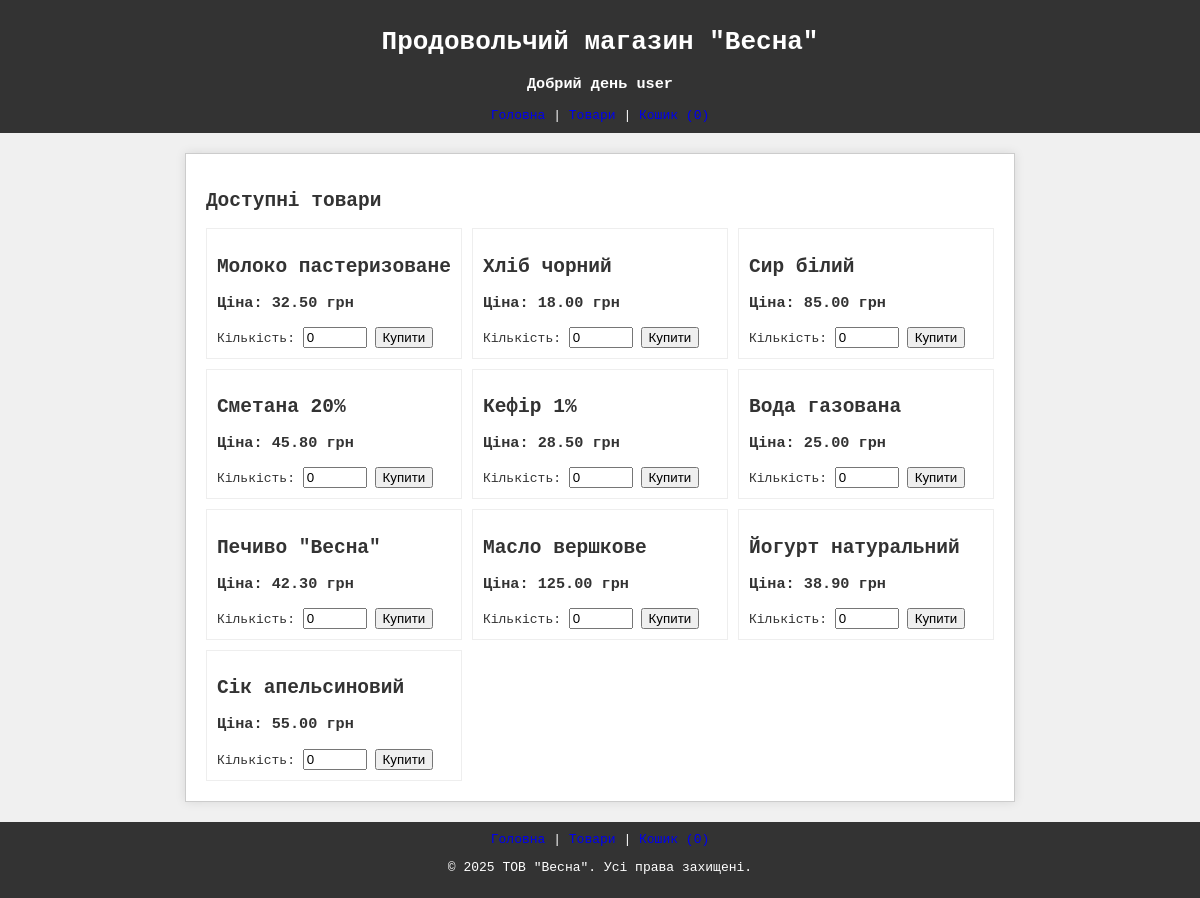
The page /items.php on the database its author committed.
### tables this page shows
CREATE TABLE items (
                    id INTEGER PRIMARY KEY AUTOINCREMENT,
                    name TEXT NOT NULL,
                    price REAL NOT NULL
                );

### DB.php (called while the page is built, shortened)
<?php
class DB
{
    private $pdo;
    public function __construct($db_path)
    {
        try {
            $this->pdo = new PDO("sqlite:" . $db_path);
            $this->pdo->setAttribute(PDO::ATTR_ERRMODE, PDO::ERRMODE_EXCEPTION);
        } catch (PDOException $e) {
            throw new DbException("Connection to DB failed.\nCaused by: " . $e->getMessage());
        }
        try {
            $this->pdo->exec("
                CREATE TABLE IF NOT EXISTS settings (
                    name TEXT,
                    age TEXT
                );
            ");
            if ($this->pdo->query("SELECT COUNT(*) FROM settings;")->fetchColumn() == 0) {
                $this->pdo->exec("INSERT INTO settings (name, age) VALUES ('user', 0);");
            }
        } catch (PDOException $e) {
            throw new DbException("Error initialising settings table.\nCaused by: " . $e->getMessage());
        }
        try {
            $this->pdo->exec("
                CREATE TABLE IF NOT EXISTS items (
                    id INTEGER PRIMARY KEY AUTOINCREMENT,
                    name TEXT NOT NULL,
                    price REAL NOT NULL
                );
            ");
            if ($this->pdo->query("SELECT COUNT(id) FROM items;")->fetchColumn() == 0) {
                $this->pdo->exec("
                    INSERT INTO items (name, price) VALUES ('Молоко пастеризоване', 32.50);
                    INSERT INTO items (name, price) VALUES ('Хліб чорний', 18.00);
                    INSERT INTO items (name, price) VALUES ('Сир білий', 85.00);
                    INSERT INTO items (name, price) VALUES ('Сметана 20%', 45.80);
                    INSERT INTO items (name, price) VALUES ('Кефір 1%', 28.50);
                    INSERT INTO items (name, price) VALUES ('Вода газована', 25.00);
                    INSERT INTO items (name, price) VALUES ('Печиво \"Весна\"', 42.30);
                    INSERT INTO items (name, price) VALUES ('Масло вершкове', 125.00);
                    INSERT INTO items (name, price) VALUES ('Йогурт натуральний', 38.90);
                    INSERT INTO items (name, price) VALUES ('Сік апельсиновий', 55.00);
                ");
            }
        } catch (PDOException $e) {
            throw new DbException("Error initialising items table.\nCaused by: " . $e->getMessage());
        }
        try {
            $this->pdo->exec("
                CREATE TABLE IF NOT EXISTS cart (
                    id INTEGER NOT NULL UNIQUE,
                    count INTEGER NOT NULL,
                    FOREIGN KEY(id) REFERENCES items(id) ON DELETE CASCADE
                );
            ");
        } catch (PDOException $e) {
            throw new DbException("Error initialising cart table.\nCaused by: " . $e->getMessage());
        }
    }
    public function get_items(): array
    {
        try {
            $stmt = $this->pdo->query("SELECT id, name, price FROM items ORDER BY id;");
            return $stmt->fetchAll(PDO::FETCH_ASSOC);
        } catch (PDOException $e) {
            throw new DbException("Error retrieving data from the items table.\nCaused by: " . $e->getMessage());
        }
    }
    public function get_cart_count(): int
    {
        try {
            $stmt = $this->pdo->query("SELECT COALESCE(SUM(count), 0) FROM cart;");
            return (int)$stmt->fetchColumn();
        } catch (PDOException $e) {
            throw new DbException("Error getting cart count.\nCaused by: " . $e->getMessage());
        }
    }
}

### items.php (the view, shortened to what this page needs)
<?php
require_once 'DB.php';
$db = new DB('shop.db');
$items = $db->get_items();
$cart_count = $db->get_cart_count();
?>
<!DOCTYPE html>
<html lang="uk">
<head>
    <link rel="stylesheet" href="style.css">
</head>
<body>
    <header>
        <h1>Продовольчий магазин "Весна"</h1>
        <h3> Добрий день <?php echo $_SESSION['user']['name'] ?> </h3>
        <nav>
            <a href="index.php">Головна</a>
            |
            <a href="items.php">Товари</a>
            |
            <a href="cart.php">Кошик (<?php echo $cart_count ?? 0; ?>)</a>
        </nav>
    </header>
    <div class="container">
        <h2>Доступні товари</h2>
        <div class="product-list">
            <?php foreach ($items as $item): ?>
                <div>
                    <h2><?php echo htmlspecialchars($item['name']); ?></h2>
                    <h3>Ціна: <?php echo number_format($item['price'], 2); ?> грн</h3>
                    <form action="handle_cart.php" method="POST">
                        <label for="quantity_<?php echo htmlspecialchars($item['id']); ?>">Кількість:</label>
                        <input type="number" id="quantity_<?php echo htmlspecialchars($item['id']); ?>" name="quantity" value="0" min="0" max="100">
                        <button type="submit">Купити</button>
                    </form>
                </div>
            <?php endforeach; ?>
        </div>
    </div>
    <footer>
        <nav>
            <a href="index.php">Головна</a>
            |
            <a href="items.php">Товари</a>
            |
            <a href="cart.php">Кошик (<?php echo $cart_count ?? 0; ?>)</a>
        </nav>
        <p>&copy; <?php echo date("Y"); ?> ТОВ "Весна". Усі права захищені.</p>
    </footer>
</body>
</html>

### style.css (style rules this page uses)
body { font-family: monospace; background-color: #f0f0f0; color: #333; margin: 0; padding: 0; display: flex; flex-direction: column; min-height: 100vh; }
header, footer { background-color: #333; color: #fff; padding: 10px 20px; text-align: center; }
.container { flex: 1; padding: 20px; max-width: 800px; margin: 20px auto; background-color: #fff; border: 1px solid #ccc; box-shadow: 0 0 10px rgba(0, 0, 0, 0.1); }
.product-list { display: grid; grid-template-columns: repeat(3, 1fr); gap: 10px; }
.product-list>* { border: 1px solid #eee; padding: 10px; }

### rows shown on the page
items: name "Молоко пастеризоване", price "32.50"
items: name "Хліб чорний", price "18.00"
items: name "Сир білий", price "85.00"
items: name "Сметана 20%", price "45.80"
items: name "Кефір 1%", price "28.50"
items: name "Вода газована", price "25.00"
items: name "Печиво \"Весна\"", price "42.30"
items: name "Масло вершкове", price "125.00"
items: name "Йогурт натуральний", price "38.90"
items: name "Сік апельсиновий", price "55.00"

### other values the page prints
$_SESSION['user']['name'] "user"
$cart_count "0"
